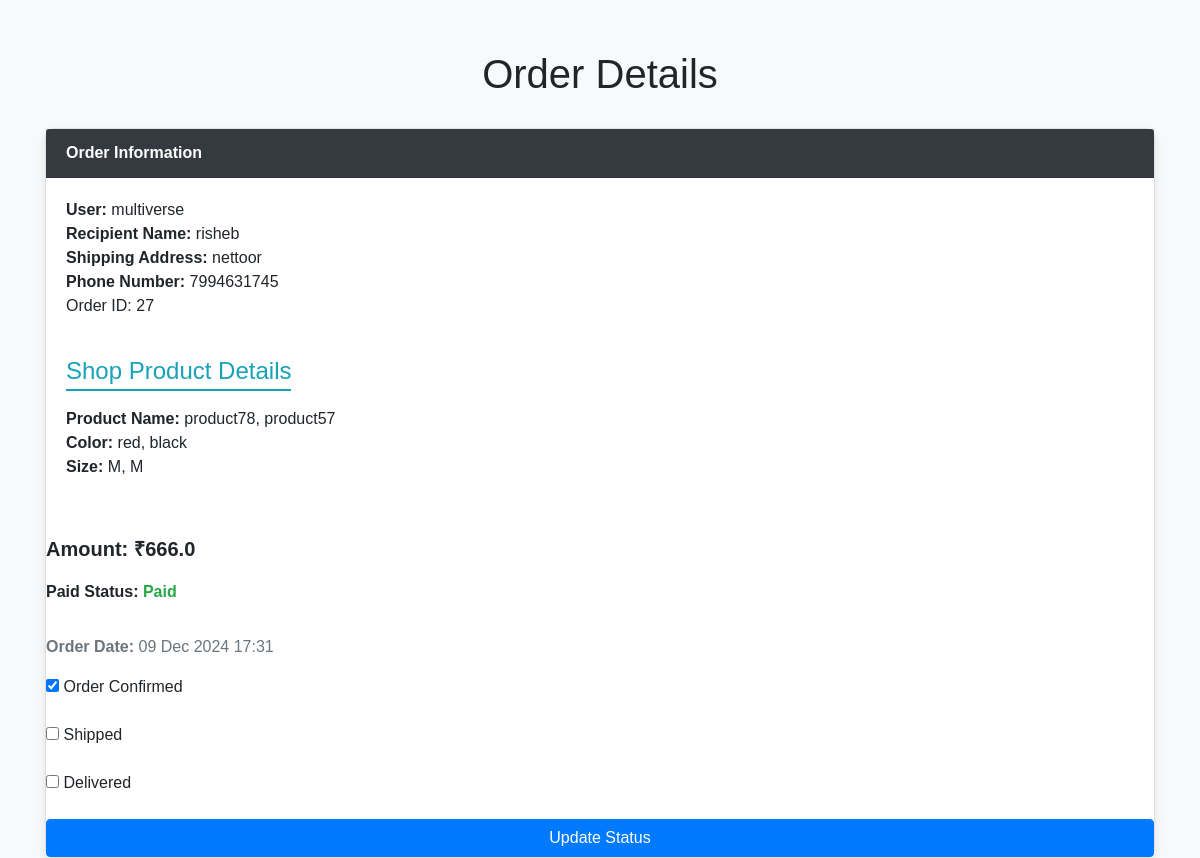
The app's page /order-detail/27/OrderCart/ with its own data.
### productapp/models.py (models this page shows, shortened)
class OrderCart(models.Model):
     user=models.ForeignKey(User,on_delete=models.CASCADE)
     info=models.ForeignKey(UserProfile,on_delete=models.CASCADE)
     product_name = models.CharField(max_length=255)
     color = models.CharField(max_length=225)
     size = models.CharField(max_length=225)
     amount = models.CharField(max_length=10)
     payment_id = models.CharField(max_length=100)
     paid = models.BooleanField(default=False)
     order_confirmed = models.BooleanField(default=True)
     shipped = models.BooleanField(default=False)
     delivered = models.BooleanField(default=False)
     created_at = models.DateTimeField(auto_now_add=True)

class UserProfile(models.Model):
    user = models.OneToOneField(settings.AUTH_USER_MODEL, on_delete=models.CASCADE)
    recipient_name = models.CharField(max_length=255, blank=True, null=True)
    shipping_address = models.CharField(max_length=255, blank=True, null=True)
    phone_number = models.CharField(max_length=20, blank=True, null=True)
    state = models.CharField(max_length=100, blank=True, null=True)
    city = models.CharField(max_length=100, blank=True, null=True)
    details_saved = models.BooleanField(default=False)

### productapp/views.py (the view)
# urls.py: path('order-detail/<int:order_id>/<str:order_type>/', views.admin_order_detail, name='admin_order_detail'),
def admin_order_detail(request, order_id, order_type):
    if order_type == "OrderCart":
        order = get_object_or_404(OrderCart, id=order_id)
    elif order_type == "OrderDesign":
        order = get_object_or_404(OrderDesign, id=order_id)
    if request.method == "POST":
        order.order_confirmed = request.POST.get('order_confirmed') == 'on'
        order.shipped = request.POST.get('shipped') == 'on'
        order.delivered = request.POST.get('delivered') == 'on'
        order.save()
        return redirect('productapp:admin_order_detail', order_id=order.id, order_type=order_type)  # Redirect after update
    context = {
        'order': order,
        'order_type': order_type,
    }
    return render(request, 'adminorderdetail.html', context)

### templates/adminorderdetail.html (shortened to what this page needs)
<!DOCTYPE html>
<html lang="en">
<head>
    <link href="https://stackpath.bootstrapcdn.com/bootstrap/4.5.2/css/bootstrap.min.css" rel="stylesheet">
</head>
<body>
    <div class="container">
        <div class="order-header">
            <h1>Order Details</h1>
        </div>
        <div class="card">
            <div class="card-header">
                Order Information
            </div>
            <div class="card-body">
                <form method="POST" action="{% url 'productapp:admin_order_detail' order.id order_type %}">
                    <div class="order-info">
                        <p><strong>User:</strong> {{ order.user.username }}</p>
                        <p><strong>Recipient Name:</strong> {{ order.info.recipient_name }}</p>
                        <p><strong>Shipping Address:</strong> {{ order.info.shipping_address }}</p>
                        <p><strong>Phone Number:</strong> {{ order.info.phone_number }}</p>
                        <p>Order ID: {{ order.id }}</p>
                    </div>
                    {% if order_type == "OrderCart" %}
                        <div class="section-title mb-3">Shop Product Details</div>
                        <div class="order-info">
                            <p><strong>Product Name:</strong> {{ order.product_name }}</p>
                            <p><strong>Color:</strong> {{ order.color }}</p>
                            <p><strong>Size:</strong> {{ order.size }}</p>
                        </div>
                        </div>
                    {% endif %}
                    <div class="order-total">
                        <p><strong>Amount:</strong> ₹{{ order.amount }}</p>
                    </div>
                    <p><strong>Paid Status:</strong>
                        <span class="{% if order.paid %}paid-status{% else %}pending-status{% endif %}">
                            {{ order.paid|yesno:"Paid,Pending" }}
                        </span>
                    </p>
                    <p class="order-date"><strong>Order Date:</strong> {{ order.created_at|date:"d M Y H:i" }}</p>
                    <div class="form-group">
                        <label>
                            <input type="checkbox" name="order_confirmed" {% if order.order_confirmed %}checked{% endif %}>
                            Order Confirmed
                        </label>
                    </div>
                    <div class="form-group">
                        <label>
                            <input type="checkbox" name="shipped" {% if order.shipped %}checked{% endif %}>
                            Shipped
                        </label>
                    </div>
                    <div class="form-group">
                        <label>
                            <input type="checkbox" name="delivered" {% if order.delivered %}checked{% endif %}>
                            Delivered
                        </label>
                    </div>
                    <button type="submit" class="btn btn-primary">Update Status</button>
            </div>
        </div>
</body>
</html>

### templates/adminorderdetail.html (style rules this page uses)
body { background-color: #f8f9fa; font-family: Arial, sans-serif; }
.container { margin-top: 50px; }
.order-header { text-align: center; margin-bottom: 30px; }
.card { border-radius: 10px; box-shadow: 0 4px 8px rgba(0,0,0,0.1); }
.card-header { font-weight: bold; background-color: #343a40; color: white; border-radius: 10px 10px 0 0; }
.card-body { padding: 20px; background-color: #ffffff; }
.order-info { margin-bottom: 15px; }
.order-info strong { font-weight: bold; }
.order-info p { margin: 0; }
.section-title { margin-top: 20px; font-size: 1.5rem; color: #17a2b8; border-bottom: 2px solid #17a2b8; display: inline-block; }
.order-total { font-size: 1.25rem; font-weight: bold; margin-top: 20px; }
.paid-status { font-weight: bold; color: #28a745; }
.order-date { margin-top: 15px; color: #6c757d; }

### records on screen
OrderCart: user.username "multiverse", info.recipient_name "risheb", info.shipping_address "nettoor", info.phone_number "7994631745", id "27", product_name "product78, product57", color "red, black", size "M, M", amount "666.0", paid "Paid", created_at "09 Dec 2024 17:31", order_confirmed "☑"
